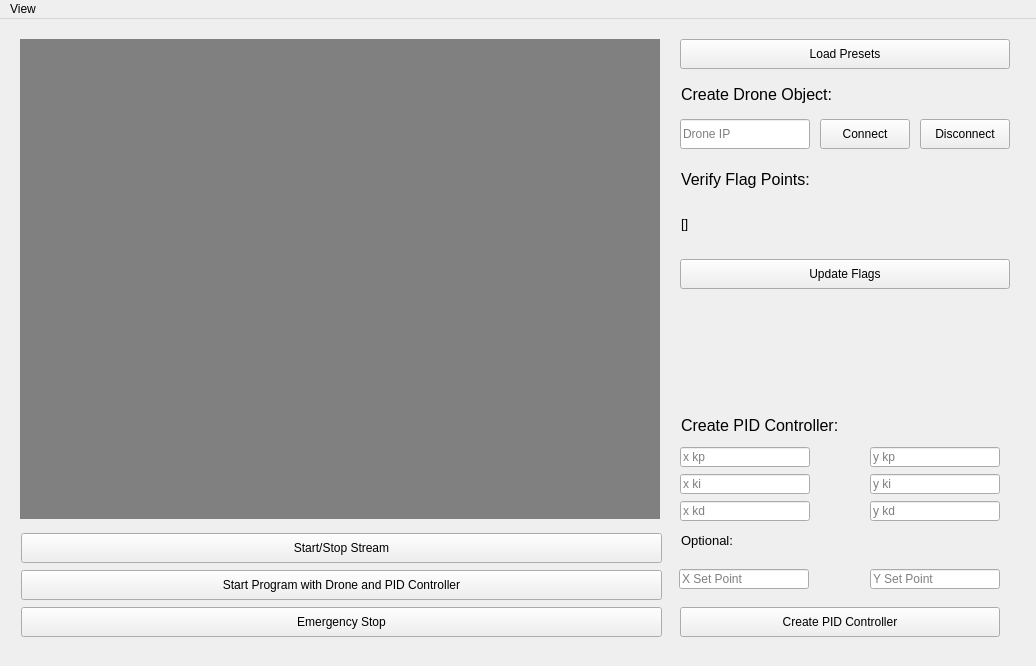
<?xml version="1.0" encoding="UTF-8"?>
<ui version="4.0">
 <class>MainWindow</class>
 <widget class="QMainWindow" name="MainWindow">
  <property name="geometry">
   <rect>
    <x>0</x>
    <y>0</y>
    <width>1036</width>
    <height>666</height>
   </rect>
  </property>
  <property name="windowTitle">
   <string>MainWindow</string>
  </property>
  <widget class="QWidget" name="centralwidget">
   <widget class="QLabel" name="label_image">
    <property name="geometry">
     <rect>
      <x>20</x>
      <y>20</y>
      <width>640</width>
      <height>480</height>
     </rect>
    </property>
    <property name="maximumSize">
     <size>
      <width>16777214</width>
      <height>16777215</height>
     </size>
    </property>
    <property name="mouseTracking">
     <bool>false</bool>
    </property>
    <property name="autoFillBackground">
     <bool>false</bool>
    </property>
    <property name="styleSheet">
     <string notr="true">QLabel { background-color : grey; }</string>
    </property>
    <property name="frameShadow">
     <enum>QFrame::Sunken</enum>
    </property>
    <property name="text">
     <string/>
    </property>
    <property name="scaledContents">
     <bool>false</bool>
    </property>
   </widget>
   <widget class="QPushButton" name="pushButton_load_presets">
    <property name="geometry">
     <rect>
      <x>680</x>
      <y>20</y>
      <width>330</width>
      <height>30</height>
     </rect>
    </property>
    <property name="text">
     <string>Load Presets</string>
    </property>
   </widget>
   <widget class="QLabel" name="label_drone_header">
    <property name="geometry">
     <rect>
      <x>681</x>
      <y>65</y>
      <width>331</width>
      <height>20</height>
     </rect>
    </property>
    <property name="font">
     <font>
      <pointsize>12</pointsize>
     </font>
    </property>
    <property name="text">
     <string>Create Drone Object: </string>
    </property>
   </widget>
   <widget class="QLabel" name="label_flags">
    <property name="geometry">
     <rect>
      <x>681</x>
      <y>180</y>
      <width>331</width>
      <height>50</height>
     </rect>
    </property>
    <property name="font">
     <font>
      <pointsize>10</pointsize>
     </font>
    </property>
    <property name="text">
     <string>&lt;html&gt;&lt;head/&gt;&lt;body&gt;&lt;p&gt;[]&lt;/p&gt;&lt;/body&gt;&lt;/html&gt;</string>
    </property>
   </widget>
   <widget class="QPushButton" name="pushButton_update_flags">
    <property name="geometry">
     <rect>
      <x>680</x>
      <y>240</y>
      <width>330</width>
      <height>30</height>
     </rect>
    </property>
    <property name="text">
     <string>Update Flags</string>
    </property>
   </widget>
   <widget class="QLabel" name="label_flag_header">
    <property name="geometry">
     <rect>
      <x>681</x>
      <y>150</y>
      <width>331</width>
      <height>20</height>
     </rect>
    </property>
    <property name="font">
     <font>
      <pointsize>12</pointsize>
     </font>
    </property>
    <property name="text">
     <string>Verify Flag Points:</string>
    </property>
   </widget>
   <widget class="QPushButton" name="pushButton_create_pid">
    <property name="geometry">
     <rect>
      <x>680</x>
      <y>588</y>
      <width>320</width>
      <height>30</height>
     </rect>
    </property>
    <property name="text">
     <string>Create PID Controller</string>
    </property>
   </widget>
   <widget class="QLabel" name="label_pid_optional">
    <property name="geometry">
     <rect>
      <x>681</x>
      <y>511</y>
      <width>73</width>
      <height>20</height>
     </rect>
    </property>
    <property name="font">
     <font>
      <pointsize>10</pointsize>
     </font>
    </property>
    <property name="text">
     <string>Optional: </string>
    </property>
   </widget>
   <widget class="QLabel" name="label_pid_header">
    <property name="geometry">
     <rect>
      <x>681</x>
      <y>396</y>
      <width>321</width>
      <height>20</height>
     </rect>
    </property>
    <property name="font">
     <font>
      <pointsize>12</pointsize>
     </font>
    </property>
    <property name="text">
     <string>Create PID Controller:</string>
    </property>
   </widget>
   <widget class="QPushButton" name="pushButton_emergency_stop">
    <property name="geometry">
     <rect>
      <x>21</x>
      <y>588</y>
      <width>641</width>
      <height>30</height>
     </rect>
    </property>
    <property name="text">
     <string>Emergency Stop</string>
    </property>
   </widget>
   <widget class="QPushButton" name="pushButton_program_start">
    <property name="geometry">
     <rect>
      <x>21</x>
      <y>551</y>
      <width>641</width>
      <height>30</height>
     </rect>
    </property>
    <property name="text">
     <string>Start Program with Drone and PID Controller</string>
    </property>
   </widget>
   <widget class="QPushButton" name="pushButton_video_stream">
    <property name="geometry">
     <rect>
      <x>21</x>
      <y>514</y>
      <width>641</width>
      <height>30</height>
     </rect>
    </property>
    <property name="text">
     <string>Start/Stop Stream</string>
    </property>
   </widget>
   <widget class="QLineEdit" name="lineEdit_drone_ip">
    <property name="enabled">
     <bool>true</bool>
    </property>
    <property name="geometry">
     <rect>
      <x>680</x>
      <y>100</y>
      <width>130</width>
      <height>30</height>
     </rect>
    </property>
    <property name="placeholderText">
     <string>Drone IP</string>
    </property>
   </widget>
   <widget class="QPushButton" name="pushButton_drone_connect">
    <property name="geometry">
     <rect>
      <x>820</x>
      <y>100</y>
      <width>90</width>
      <height>30</height>
     </rect>
    </property>
    <property name="text">
     <string>Connect</string>
    </property>
   </widget>
   <widget class="QPushButton" name="pushButton_drone_disconnect">
    <property name="geometry">
     <rect>
      <x>920</x>
      <y>100</y>
      <width>90</width>
      <height>30</height>
     </rect>
    </property>
    <property name="text">
     <string>Disconnect</string>
    </property>
   </widget>
   <widget class="QLineEdit" name="lineEdit_y_kp">
    <property name="geometry">
     <rect>
      <x>870</x>
      <y>428</y>
      <width>130</width>
      <height>20</height>
     </rect>
    </property>
    <property name="text">
     <string/>
    </property>
    <property name="placeholderText">
     <string>y kp</string>
    </property>
   </widget>
   <widget class="QLineEdit" name="lineEdit_y_kd">
    <property name="geometry">
     <rect>
      <x>870</x>
      <y>482</y>
      <width>130</width>
      <height>20</height>
     </rect>
    </property>
    <property name="text">
     <string/>
    </property>
    <property name="placeholderText">
     <string>y kd</string>
    </property>
   </widget>
   <widget class="QLineEdit" name="lineEdit_y_ki">
    <property name="geometry">
     <rect>
      <x>870</x>
      <y>455</y>
      <width>130</width>
      <height>20</height>
     </rect>
    </property>
    <property name="text">
     <string/>
    </property>
    <property name="placeholderText">
     <string>y ki</string>
    </property>
   </widget>
   <widget class="QLineEdit" name="lineEdit_x_kd">
    <property name="geometry">
     <rect>
      <x>680</x>
      <y>482</y>
      <width>130</width>
      <height>20</height>
     </rect>
    </property>
    <property name="text">
     <string/>
    </property>
    <property name="placeholderText">
     <string>x kd</string>
    </property>
   </widget>
   <widget class="QLineEdit" name="lineEdit_x_ki">
    <property name="geometry">
     <rect>
      <x>680</x>
      <y>455</y>
      <width>130</width>
      <height>20</height>
     </rect>
    </property>
    <property name="text">
     <string/>
    </property>
    <property name="placeholderText">
     <string>x ki</string>
    </property>
   </widget>
   <widget class="QLineEdit" name="lineEdit_x_kp">
    <property name="geometry">
     <rect>
      <x>680</x>
      <y>428</y>
      <width>130</width>
      <height>20</height>
     </rect>
    </property>
    <property name="text">
     <string/>
    </property>
    <property name="placeholderText">
     <string>x kp</string>
    </property>
   </widget>
   <widget class="QLineEdit" name="lineEdit_y_set">
    <property name="geometry">
     <rect>
      <x>870</x>
      <y>550</y>
      <width>130</width>
      <height>20</height>
     </rect>
    </property>
    <property name="text">
     <string/>
    </property>
    <property name="placeholderText">
     <string>Y Set Point</string>
    </property>
   </widget>
   <widget class="QLineEdit" name="lineEdit_x_set">
    <property name="geometry">
     <rect>
      <x>679</x>
      <y>550</y>
      <width>130</width>
      <height>20</height>
     </rect>
    </property>
    <property name="text">
     <string/>
    </property>
    <property name="placeholderText">
     <string>X Set Point</string>
    </property>
   </widget>
  </widget>
  <widget class="QMenuBar" name="menuBar">
   <property name="geometry">
    <rect>
     <x>0</x>
     <y>0</y>
     <width>1036</width>
     <height>26</height>
    </rect>
   </property>
   <widget class="QMenu" name="menuView">
    <property name="title">
     <string>View</string>
    </property>
    <addaction name="action_swarm"/>
   </widget>
   <addaction name="menuView"/>
  </widget>
  <action name="action_swarm">
   <property name="text">
    <string>Swarm</string>
   </property>
  </action>
 </widget>
 <tabstops>
  <tabstop>pushButton_load_presets</tabstop>
  <tabstop>lineEdit_drone_ip</tabstop>
  <tabstop>pushButton_drone_connect</tabstop>
  <tabstop>pushButton_drone_disconnect</tabstop>
  <tabstop>pushButton_update_flags</tabstop>
  <tabstop>lineEdit_x_kp</tabstop>
  <tabstop>lineEdit_y_kp</tabstop>
  <tabstop>lineEdit_x_ki</tabstop>
  <tabstop>lineEdit_y_kd</tabstop>
  <tabstop>lineEdit_x_kd</tabstop>
  <tabstop>lineEdit_y_ki</tabstop>
  <tabstop>lineEdit_x_set</tabstop>
  <tabstop>lineEdit_y_set</tabstop>
  <tabstop>pushButton_create_pid</tabstop>
  <tabstop>pushButton_program_start</tabstop>
  <tabstop>pushButton_emergency_stop</tabstop>
  <tabstop>pushButton_video_stream</tabstop>
 </tabstops>
 <resources/>
 <connections/>
</ui>
